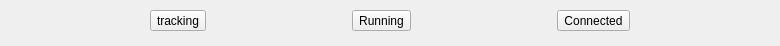
<?xml version="1.0" encoding="UTF-8"?>
<ui version="4.0">
 <class>statusForm</class>
 <widget class="QWidget" name="statusForm">
  <property name="geometry">
   <rect>
    <x>0</x>
    <y>0</y>
    <width>780</width>
    <height>46</height>
   </rect>
  </property>
  <property name="windowTitle">
   <string>Form</string>
  </property>
  <widget class="QWidget" name="horizontalLayoutWidget">
   <property name="geometry">
    <rect>
     <x>10</x>
     <y>0</y>
     <width>761</width>
     <height>41</height>
    </rect>
   </property>
   <layout class="QHBoxLayout" name="horizontalLayout">
    <item>
     <widget class="QToolButton" name="trackingStatus">
      <property name="text">
       <string>tracking</string>
      </property>
     </widget>
    </item>
    <item>
     <widget class="QToolButton" name="telescopeStatus">
      <property name="text">
       <string>Running</string>
      </property>
     </widget>
    </item>
    <item>
     <widget class="QToolButton" name="consoleStatus">
      <property name="text">
       <string>Connected</string>
      </property>
     </widget>
    </item>
   </layout>
  </widget>
 </widget>
 <resources/>
 <connections/>
</ui>
